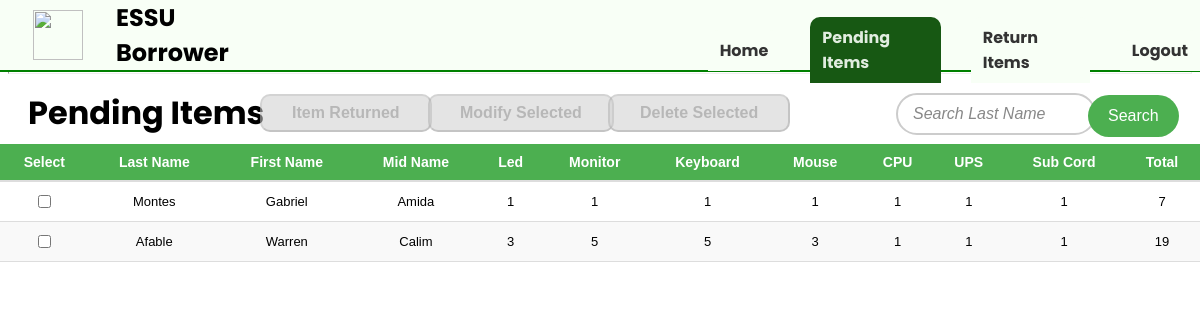
Page /pending_items/ on the committed database.
### borrower_app/models.py (models this page shows, shortened)
class BorrowerInfo(models.Model):
    last_name = models.CharField(max_length=20)
    first_name = models.CharField(max_length=20)
    middle_name = models.CharField(max_length=20)
    projector_qty = models.IntegerField(5)
    led_qty = models.IntegerField(5)
    monitor_qty = models.IntegerField(5)
    keyboard_qty = models.IntegerField(5)
    mouse_qty = models.IntegerField(5)
    cpu_qty = models.IntegerField(5)
    ups_qty = models.IntegerField(5)
    sub_cord_qty = models.IntegerField(5)
    power_cord_qty = models.IntegerField(5)
    def total_quantity(self):
        return (self.led_qty +
                self.monitor_qty +
                self.keyboard_qty +
                self.mouse_qty +
                self.cpu_qty +
                self.ups_qty +
                self.sub_cord_qty)

### borrower_app/views.py (the view)
# urls.py: path('pending_items/', views.pending_items, name="pending_items"),
def pending_items(request):
    borrowers = BorrowerInfo.objects.all()
    borrower_data = []
    for borrower in borrowers:
        total = borrower.total_quantity()
        borrower_data.append({
            'id': borrower.id,  # Ensure borrower.id is passed here
            'last_name': borrower.last_name,
            'first_name': borrower.first_name,
            'middle_name': borrower.middle_name,
            'led_qty': borrower.led_qty,
            'monitor_qty': borrower.monitor_qty,
            'keyboard_qty': borrower.keyboard_qty,
            'mouse_qty': borrower.mouse_qty,
            'cpu_qty': borrower.cpu_qty,
            'ups_qty': borrower.ups_qty,
            'sub_cord_qty': borrower.sub_cord_qty,
            'total': total,
        })
    return render(request, 'borrower_app/pending_items.html', {'borrowers': borrower_data})

### borrower_app/templates/borrower_app/pending_items.html (shortened to what this page needs)
{% extends "borrower_app/control_panel.html" %}
{% block content %}
    <div class="content">
        <h1 class="pend-heading">Pending Items</h1>
        <button id="return-button" class="return-btn-pending" disabled>Item Returned</button>
        <button id="modify-button" class="modify-btn-pending" disabled>Modify Selected</button>
        <button id="delete-button" class="delete-btn-pending" disabled>Delete Selected</button>
        <input  type="search" class="search-borrower" placeholder="Search Last Name" id="search" name="search">
        <button id="search_button" class="search-btn" >Search</button>
        <div class="table-responsive">
            <table class="borrowers">
                <thead>
                    <tr>
                        <th>Select</th>
                        <th>Last Name</th>
                        <th>First Name</th>
                        <th>Mid Name</th>
                        <th>Led</th>
                        <th>Monitor</th>
                        <th>Keyboard</th>
                        <th>Mouse</th>
                        <th>CPU</th>
                        <th>UPS</th>
                        <th>Sub Cord</th>
                        <th>Total</th>
                    </tr>
                </thead>
                <tbody>
                    {% for borrower in borrowers %}
                        <tr>
                            <td>
                                <input type="checkbox" class="select-borrower" value="{{ borrower.id }}">
                            </td>
                            <td>{{ borrower.last_name }}</td>
                            <td>{{ borrower.first_name }}</td>
                            <td>{{ borrower.middle_name }}</td>
                            <td>{{ borrower.led_qty }}</td>
                            <td>{{ borrower.monitor_qty }}</td>
                            <td>{{ borrower.keyboard_qty }}</td>
                            <td>{{ borrower.mouse_qty }}</td>
                            <td>{{ borrower.cpu_qty }}</td>
                            <td>{{ borrower.ups_qty }}</td>
                            <td>{{ borrower.sub_cord_qty }}</td>
                            <td>{{ borrower.total }}</td>
                        </tr>
                    {% endfor %}
                </tbody>
            </table>
        </div>
    </div>
{% endblock content %}

### borrower_app/static/borrower_app/css/style.css (style rules this page uses)
body { font-family: 'Poppins', sans-serif; background: white; }
.pend-heading { margin-left: 20px; margin-right: 0px; margin-top: 5px; margin-bottom: 0px; position: fixed; }
.modify-btn-pending, .delete-btn-pending, .return-btn-pending { color: black; font-weight: bold; font-size: 16px; background: #f8fff6; padding: 8px 30px; border-radius: 10px; position: fixed; }
.modify-btn-pending { margin-top: 10px; margin-left: 35%; }
.delete-btn-pending { margin-top: 10px; margin-left:50%; }
.return-btn-pending { margin-top: 10px; margin-left:21%; }
.modify-btn-pending:disabled { background-color: #d3d3d3; color: #888; cursor: not-allowed; opacity: 0.6; }
.delete-btn-pending:disabled { background-color: #d3d3d3; color: #888; cursor: not-allowed; opacity: 0.6; }
.return-btn-pending:disabled { background-color: #d3d3d3; color: #888; cursor: not-allowed; opacity: 0.6; }
.search-borrower { width: 200px; padding: 10px 15px; margin-top: 9px; margin-left: 74%; font-size: 16px; border: 2px solid #ccc; border-radius: 25px; outline: none; transition: all 0.3s ease; position: fixed; }
.search-borrower::placeholder { color: #888; font-style: italic; }
.search-btn { background-color: #4CAF50; color: white; border: none; margin-left: 90%; margin-top: 11px; padding: 12px 20px; font-size: 16px; border-radius: 25px; cursor: pointer; transition: background-color 0.3s ease; position: fixed; }
table.borrowers { width: 100%; border-collapse: collapse; font-family: Arial, sans-serif; margin: 5% 0px; left: 0px; position: fixed; }
.table-responsive { margin: 10px 0; overflow-x: auto; }
table.borrowers th { background-color: #4CAF50; color: white; padding: 10px; text-align: center; font-size: 14px; border-bottom: 2px solid #ddd; }
table.borrowers td { padding: 10px; border-bottom: 1px solid #ddd; font-size: 13px; text-align: center; }
table.borrowers tr:nth-child(even) { background-color: #f9f9f9; }

### rows in the picture
BorrowerInfo: last_name "Montes", first_name "Gabriel", middle_name "Amida"
BorrowerInfo: last_name "Afable", first_name "Warren", middle_name "Calim", led_qty "3", monitor_qty "5", keyboard_qty "5", mouse_qty "3", cpu_qty "1", ups_qty "1", sub_cord_qty "1", total "19"

### other values in the picture
{{ borrower.led_qty }} "1"
{{ borrower.monitor_qty }} "1"
{{ borrower.keyboard_qty }} "1"
{{ borrower.mouse_qty }} "1"
{{ borrower.cpu_qty }} "1"
{{ borrower.ups_qty }} "1"
{{ borrower.sub_cord_qty }} "1"
{{ borrower.total }} "7"
